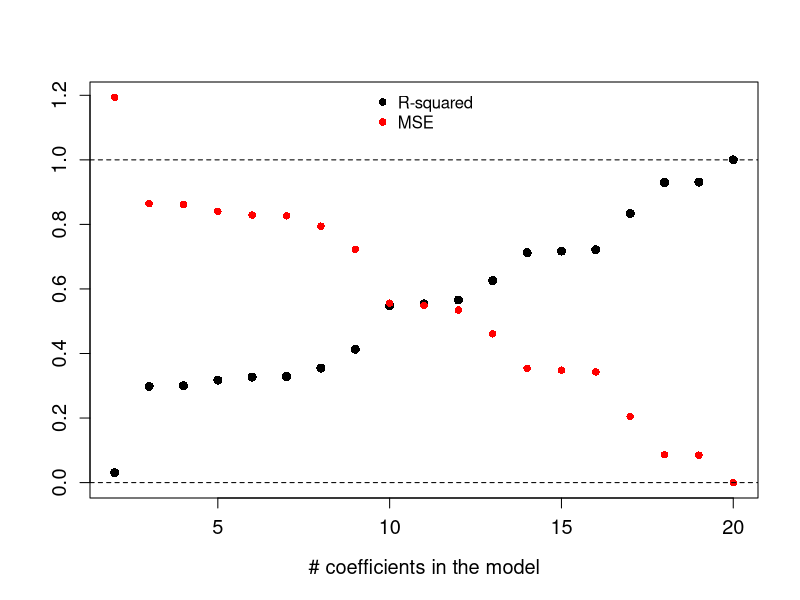

Reproduce this figure in R.
## ---- chunk 1
rm(list = ls())

question_num <- 0
NextQ <- function() {
    question_num <<- question_num + 1
    question_num
}
## ---- chunk 2
set.seed(27)
n <- 20
dat <- matrix(rnorm(n^2), nrow = n, ncol = n)
colnames(dat) <- c("y", paste0("x", seq_len(n-1)))
dat <- as.data.frame(dat)


metrics <- sapply(seq_len(n-1), function(i) {
    mod_form <- paste("y ~", paste(paste0("x", seq_len(i)), collapse = "+"))
    fit <- lm(as.formula(mod_form), data = dat)
    c(r2 = summary(fit)$r.squared, mse = mean(residuals(fit)^2))
})

par(mar = c(5.1,4.5,4.1,2.1))
plot(2:n, metrics[1,], pch = 16, xlab = "# coefficients in the model", ylab = "", cex = 1.2, cex.lab = 1.2, cex.axis = 1.2, ylim = range(metrics))
points(2:n, metrics[2,], pch = 16, col = "red")
abline(h = c(0, 1), lty = "dashed")
legend("top", legend = c("R-squared", "MSE"), pch = 16, col = c("black", "red"), bty = "n")
